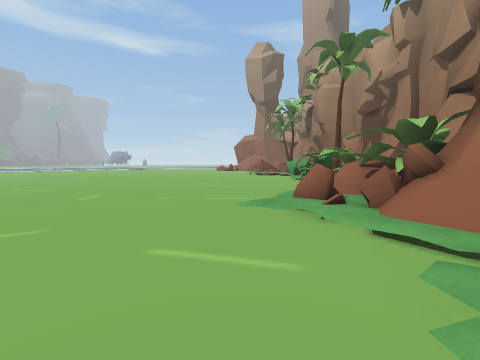
view 1 (above)

22 first-person views from a walk through a scene from a Unity 3-D project. The camera is 1.5 m above the floor, tilts 4° down and sees 90° across. The floor is counted in squares, 2 m on a side. Each view is taken from the middle of a square. On the plan, view 1 faces up. The plan holds only what a view shows up to about 9 squares ahead; the rest is blank. The place goes on beyond the plan. The player character is not drawn. Some surface patterns are stand-ins.

view 2
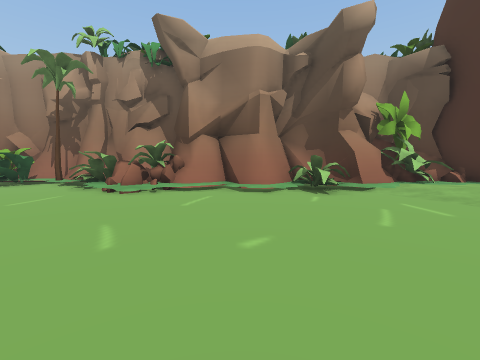

view 3
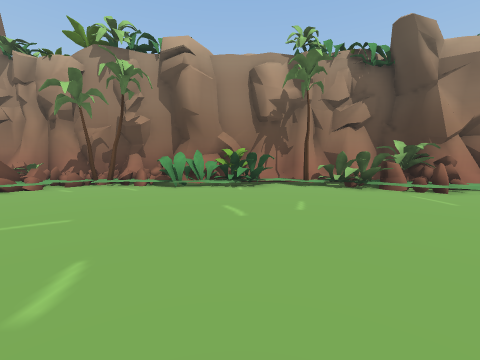

view 4
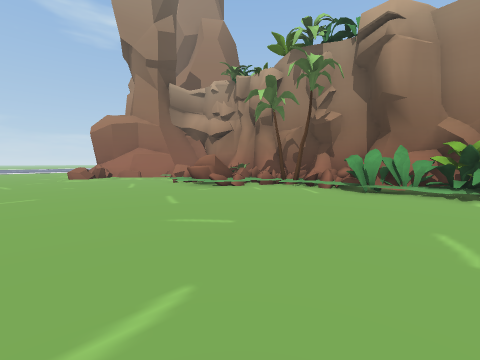

view 5
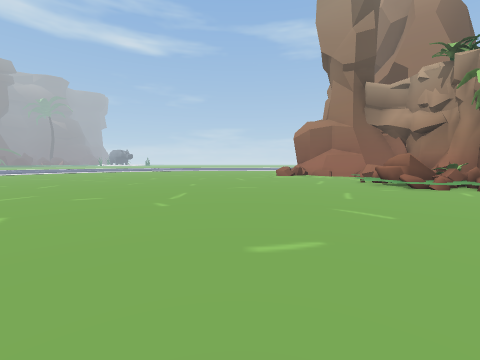

view 6
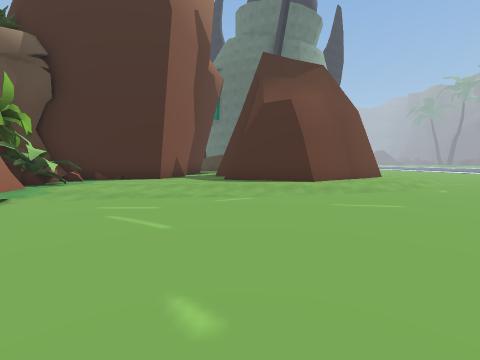

view 7
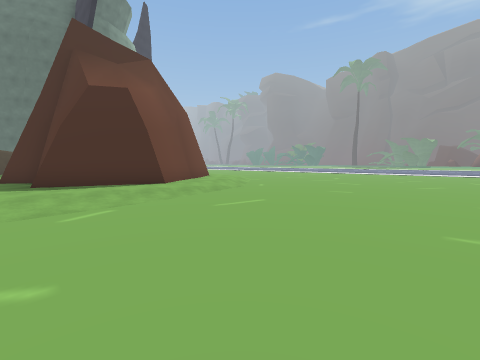

view 8
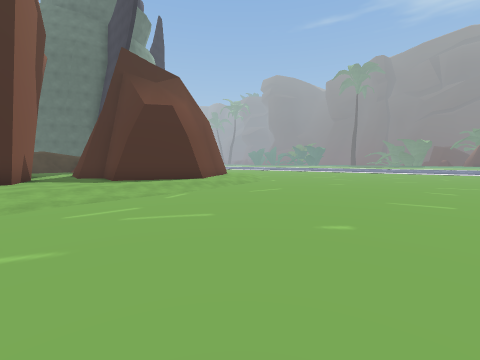

view 9
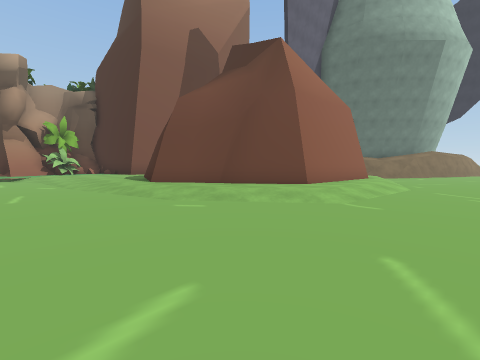

view 10
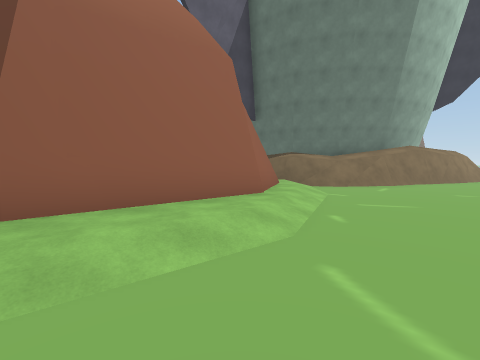

view 11
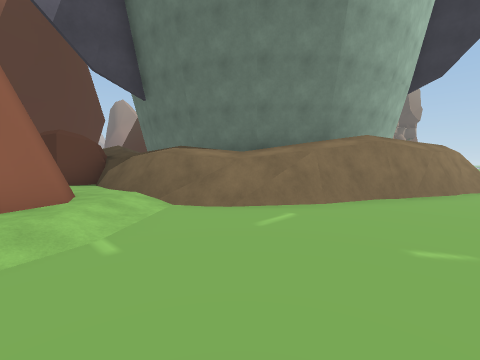

view 12
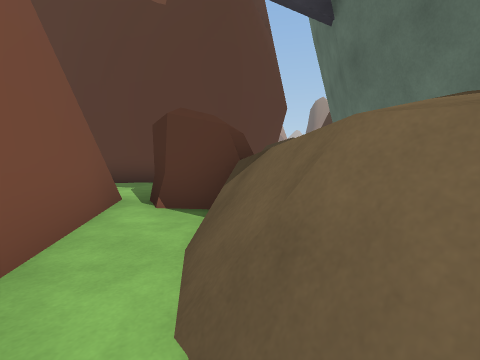

view 13
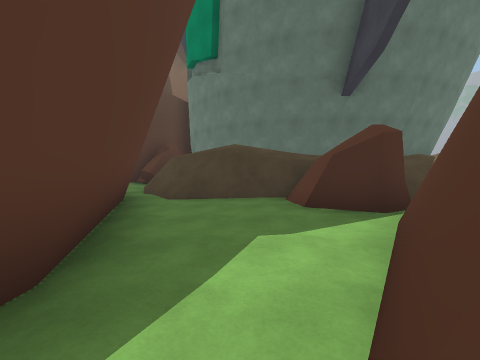

view 14
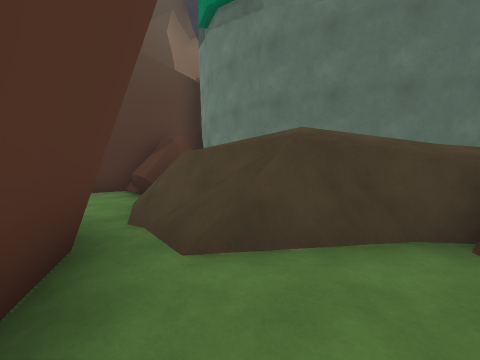

view 15
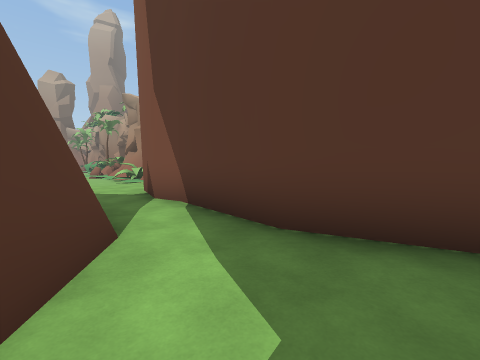

view 16
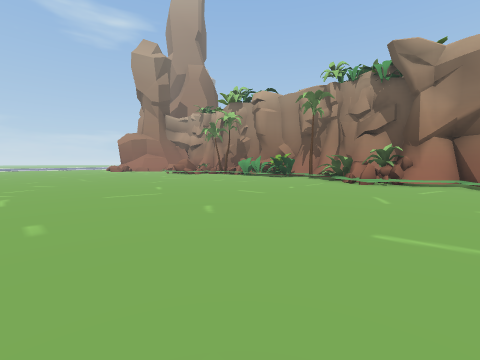

view 17
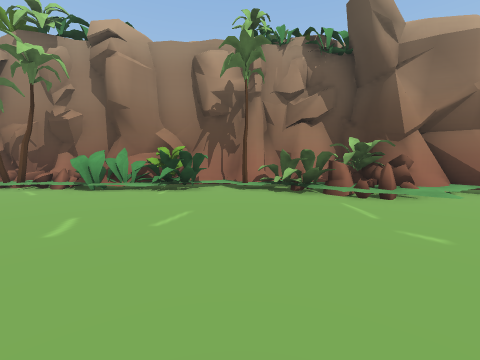

view 18
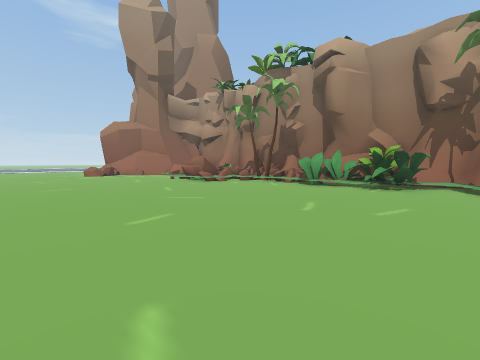

view 19
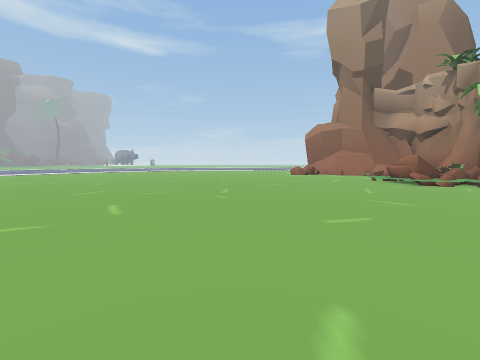

view 20
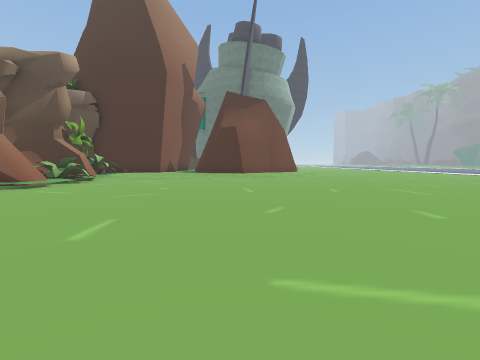

view 21
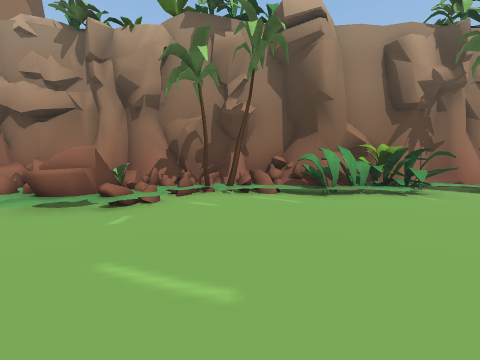

view 22
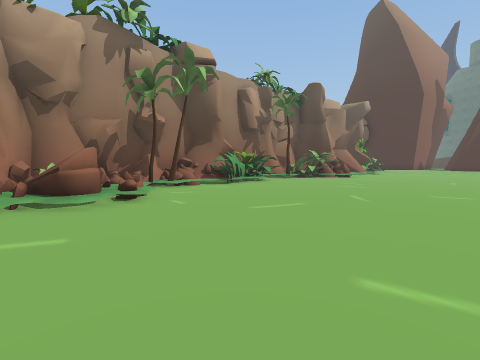

### Floor plan
Key: @ floor where view 1 was taken; # wall or solid block; . main floor; : floor 0.5 m higher than the main floor; / step, stairs or slope; = window, fence, low wall or low ledge; v drop or lower ground; O other object.
Columns run from 12 left of view 1 to 5 right of it. Each row starts with its distance up from view 1.
 17 ............./==#v
 16 ............/##O#v
 15 .............#==#v
 14 ...............O#v
 13  ..............O#v
 12   .............###
 11    ...........OO#v
 10     ...........O#v
  9     ..........OOOv
  8     ...........O#v
  7     ...........O#v
  6     ..........OO#v
  5     ..........O##v
  4    ..........####v
  3   ..........//###v
  2 .............//#
  1 ............./#:
  0 ............@/##
 -1 .............OO#
 -2 ............./##
 -3 ............//##
 -4 ......///////:O#
 -5 ....////:::::::##
 -6 .../::####::::###
 -7 ..//###  #::###
 -8 ..//#    ##:#
 -9 ../##    # :#
-10 ../#     #::#
-11 ../##   ##:##
-12 ..//#   #::##
-13 .../#####:::#
-14 ...///::#:::#
-15 ..../==#=#:=#
-16 ...#=#vvv##==
-17 ...=####v#v///:
-18 ..###     v# /:
-19 ..##       vv#/#
-20 .##v        ####

Where each view was taken, in squares from view 1:
view 1: 0 up, 0 right, facing up
view 2: 1 up, 5 left, facing right
view 3: 9 up, 5 left, facing right
view 4: 9 up, 4 left, facing up-right
view 5: 8 up, 4 left, facing up
view 6: 2 up, 3 left, facing down
view 7: 1 up, 2 left, facing down-left
view 8: 2 up, 0 right, facing down-left
view 9: 2 down, 12 left, facing down-right
view 10: 8 down, 12 left, facing down-right
view 11: 13 down, 12 left, facing down-right
view 12: 15 down, 8 left, facing right
view 13: 10 down, 2 left, facing down
view 14: 13 down, 1 left, facing down
view 15: 13 down, 3 left, facing up-right
view 16: 1 up, 8 left, facing up-right
view 17: 7 up, 4 left, facing right
view 18: 7 up, 5 left, facing up-right
view 19: 7 up, 5 left, facing up
view 20: 8 up, 5 left, facing down
view 21: 13 up, 3 left, facing right
view 22: 17 up, 4 left, facing down-right
